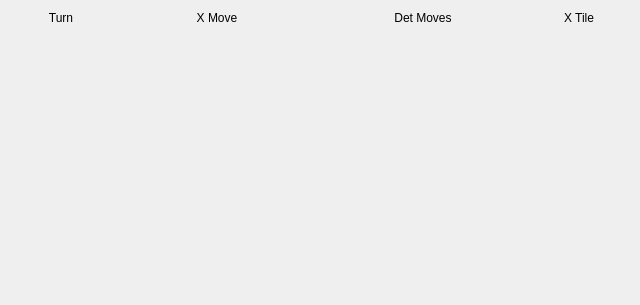
<?xml version="1.0" encoding="UTF-8"?>
<ui version="4.0">
 <class>GameHistory</class>
 <widget class="QWidget" name="GameHistory">
  <property name="geometry">
   <rect>
    <x>0</x>
    <y>0</y>
    <width>640</width>
    <height>305</height>
   </rect>
  </property>
  <property name="minimumSize">
   <size>
    <width>320</width>
    <height>0</height>
   </size>
  </property>
  <property name="windowTitle">
   <string>Form</string>
  </property>
  <layout class="QVBoxLayout" name="verticalLayout_2">
   <item>
    <layout class="QHBoxLayout" name="header" stretch="1,2,2,1">
     <item>
      <widget class="QLabel" name="label_2">
       <property name="text">
        <string>Turn</string>
       </property>
       <property name="alignment">
        <set>Qt::AlignCenter</set>
       </property>
      </widget>
     </item>
     <item>
      <widget class="QLabel" name="label">
       <property name="text">
        <string>X Move</string>
       </property>
       <property name="alignment">
        <set>Qt::AlignCenter</set>
       </property>
      </widget>
     </item>
     <item>
      <widget class="QLabel" name="label_3">
       <property name="text">
        <string>Det Moves</string>
       </property>
       <property name="alignment">
        <set>Qt::AlignCenter</set>
       </property>
      </widget>
     </item>
     <item>
      <widget class="QLabel" name="label_4">
       <property name="text">
        <string>X Tile</string>
       </property>
       <property name="alignment">
        <set>Qt::AlignCenter</set>
       </property>
      </widget>
     </item>
    </layout>
   </item>
   <item>
    <layout class="QVBoxLayout" name="moveList"/>
   </item>
   <item>
    <spacer name="verticalSpacer">
     <property name="orientation">
      <enum>Qt::Vertical</enum>
     </property>
     <property name="sizeHint" stdset="0">
      <size>
       <width>20</width>
       <height>40</height>
      </size>
     </property>
    </spacer>
   </item>
  </layout>
 </widget>
 <resources/>
 <connections/>
</ui>
